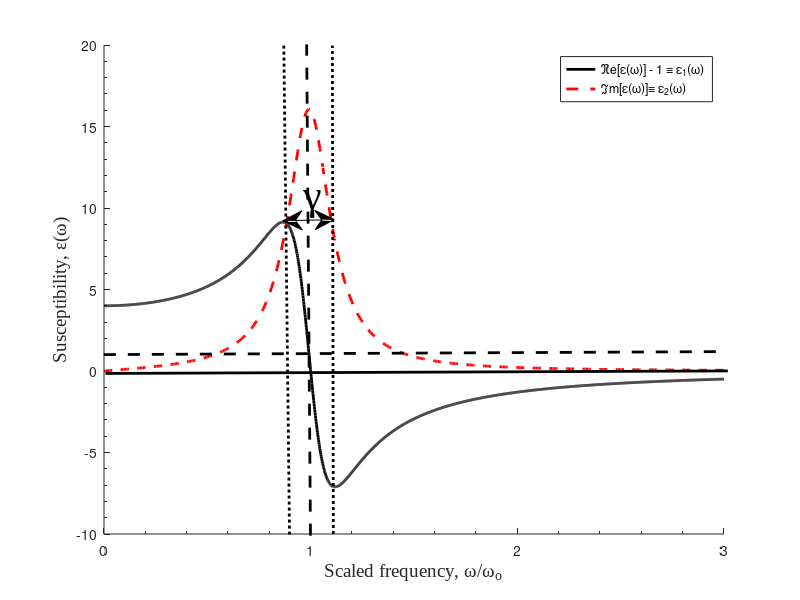

Write MATLAB code to recreate this figure.
%copyright by J. E Hasbun and T. Datta
% ch13_drudelorentz.m

% This script plots the real and imaginary parts of the susceptibility
% derived within the Drude-Lorentz theory.

% Constants
ompscl = 2;   % scaled plasma frequency, \omega_p/\omega_o
gammascl = 0.25; % scaled damping rate, \gamma/\omega_o

% Function definitions
% Frequency dependent real part of the susceptibility (scaled).
% Compare with Equation (13.125). The frequency w is scaled w.r.t omega_{o}

realpart = @(w) (ompscl^2)*(1 - w^2)/((1 - w^2)^2+gammascl^2*w^2);

% Frequency dependent imaginary part of the susceptibility (scaled).
% Compare with Equation (13.126).
impart = @(w) (ompscl^2)*(gammascl*w)/((1 - w^2)^2+gammascl^2*w^2);

% Plots

figure1 = figure;
axes1 = axes('Parent',figure1,'YMinorTick','on',...
    'XTick',[0 1 2 3 4 5 6 7 8 9 10 11 12],...
    'XMinorTick','on');
hold(axes1,'all')

hold on;
fplot(@(w)realpart(w),[0,3],'LineWidth',2,'-k');
fplot(@(w)impart(w),[0,3],'LineWidth',2,'--r');

% Create xlabel
xlabel('Scaled frequency, \omega/\omega_{o}',...
    'FontSize',14,'FontName','Times New Roman');

% Create ylabel
ylabel('Susceptibility, \epsilon(\omega)','FontSize',14,...
    'FontName','Times New Roman');

% Create legend
legend('\Ree[\epsilon(\omega)] - 1 \equiv \epsilon_{1}(\omega)',...
    '\Imm[\epsilon(\omega)]\equiv \epsilon_{2}(\omega)');
legend(axes1,'show');

% Create textbox
annotation(figure1,'textbox',...
    [0.378380952380953 0.602947368421053 0.0489999999999994 0.118],...
    'String',{'\gamma'},...
    'FontSize',30,...
    'FontName','Times New Roman',...
    'FitBoxToText','off',...
    'EdgeColor',[1 1 1]);

% Create doublearrow
annotation(figure1,'doublearrow',[0.353571428571429 0.417857142857143],...
    [0.632 0.634]);

% Create line
annotation(figure1,'line',[0.354761904761905 0.361904761904762],...
    [0.924 0.108],'LineStyle',':','LineWidth',2);

% Create line
annotation(figure1,'line',[0.388095238095238 0.383333333333333],...
    [0.107270676691729 0.926],'LineStyle','--','LineWidth',2);

% Create line
annotation(figure1,'line',[0.416666666666667 0.415476190476191],...
    [0.11 0.924],'LineStyle',':','LineWidth',2);

% Create line
annotation(figure1,'line',[0.131897711978466 0.909825033647376],...
    [0.377594249201278 0.381789137380192],'LineWidth',2);

% Create line
annotation(figure1,'line',[0.129761904761905 0.907142857142857],...
    [0.409 0.414],'LineStyle','--','LineWidth',2);

hold off;
